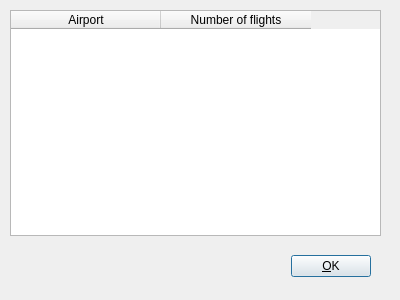
<?xml version="1.0" encoding="UTF-8"?>
<ui version="4.0">
 <class>Dialog</class>
 <widget class="QDialog" name="Dialog">
  <property name="geometry">
   <rect>
    <x>0</x>
    <y>0</y>
    <width>400</width>
    <height>300</height>
   </rect>
  </property>
  <property name="windowTitle">
   <string>Airline hubs</string>
  </property>
  <property name="windowIcon">
   <iconset resource="../resources.qrc">
    <normaloff>:/icons/icons/application-x-siag.png</normaloff>:/icons/icons/application-x-siag.png</iconset>
  </property>
  <widget class="QWidget" name="layoutWidget">
   <property name="geometry">
    <rect>
     <x>20</x>
     <y>250</y>
     <width>351</width>
     <height>33</height>
    </rect>
   </property>
   <layout class="QHBoxLayout">
    <property name="spacing">
     <number>6</number>
    </property>
    <property name="margin">
     <number>0</number>
    </property>
    <item>
     <spacer>
      <property name="orientation">
       <enum>Qt::Horizontal</enum>
      </property>
      <property name="sizeHint" stdset="0">
       <size>
        <width>131</width>
        <height>31</height>
       </size>
      </property>
     </spacer>
    </item>
    <item>
     <widget class="QPushButton" name="okButton">
      <property name="text">
       <string>&amp;OK</string>
      </property>
     </widget>
    </item>
   </layout>
  </widget>
  <widget class="QTableWidget" name="hubsTableWidget">
   <property name="geometry">
    <rect>
     <x>10</x>
     <y>10</y>
     <width>371</width>
     <height>226</height>
    </rect>
   </property>
   <property name="horizontalScrollBarPolicy">
    <enum>Qt::ScrollBarAlwaysOff</enum>
   </property>
   <property name="editTriggers">
    <set>QAbstractItemView::NoEditTriggers</set>
   </property>
   <property name="alternatingRowColors">
    <bool>true</bool>
   </property>
   <property name="selectionMode">
    <enum>QAbstractItemView::SingleSelection</enum>
   </property>
   <attribute name="horizontalHeaderDefaultSectionSize">
    <number>150</number>
   </attribute>
   <attribute name="horizontalHeaderDefaultSectionSize">
    <number>150</number>
   </attribute>
   <column>
    <property name="text">
     <string>Airport</string>
    </property>
   </column>
   <column>
    <property name="text">
     <string>Number of flights</string>
    </property>
   </column>
  </widget>
 </widget>
 <resources>
  <include location="../resources.qrc"/>
 </resources>
 <connections>
  <connection>
   <sender>okButton</sender>
   <signal>clicked()</signal>
   <receiver>Dialog</receiver>
   <slot>accept()</slot>
   <hints>
    <hint type="sourcelabel">
     <x>278</x>
     <y>253</y>
    </hint>
    <hint type="destinationlabel">
     <x>96</x>
     <y>254</y>
    </hint>
   </hints>
  </connection>
 </connections>
</ui>
